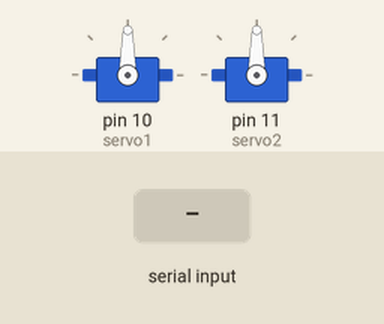
A sketch run on a simulated Arduino Uno, built with avr-gcc and run on an emulated ATmega328P. Shown: 2 × servo. Inputs (shaded band) come from the test bench.

Above: at 1.2 s.
1.3 s: "90,45\n" received over Serial
At 2.1 s:
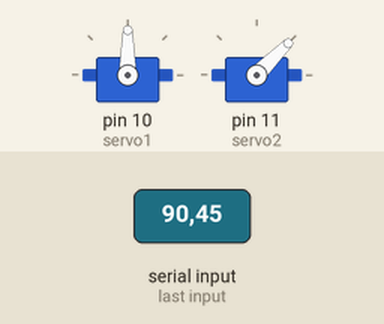
2.8 s: "30,150\n" received over Serial
At 3.3 s:
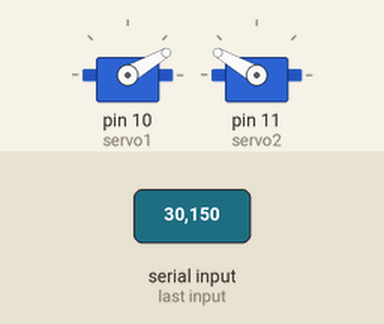
4.3 s: "1,90\n" received over Serial
At 5.5 s:
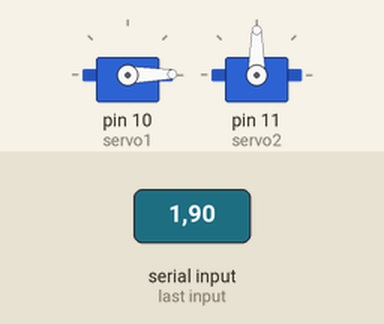
Timing chart, 0 to 7.3 s (numbered marks = the images above; inputs shaded):
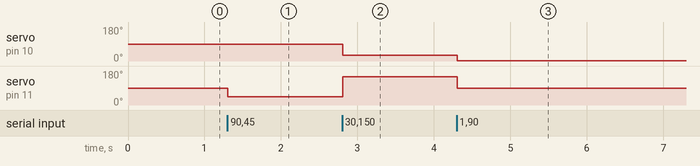

Measured:
- after the input at 1.3 s, servo on pin 11 (servo2): 90° → 45° at once
- after the input at 2.8 s, servo on pin 10 (servo1): 90° → 30° at once; servo on pin 11 (servo2): 45° → 150° at once
- after the input at 4.3 s, servo on pin 10 (servo1): 30° → 1° at once; servo on pin 11 (servo2): 150° → 90° at once

The sketch:

test2.ino
```cpp
#include <Servo.h>

Servo servo1;  // Left servo
Servo servo2;  // Right servo

void setup() {
  Serial.begin(9600);
  servo1.attach(10);  // Pin 9 for servo 1
  servo2.attach(11); // Pin 10 for servo 2
}

void loop() {
  if (Serial.available() > 0) {
    // Read the angles sent from the Python script
    String data = Serial.readStringUntil('\n');
    int commaIndex = data.indexOf(',');

    if (commaIndex > 0) {
      // Extract the two angles
      int left_servo_angle = data.substring(0, commaIndex).toInt();
      int right_servo_angle = data.substring(commaIndex + 1).toInt();

      // Move both servos to the synchronized angles
      servo1.write(left_servo_angle);
      servo2.write(right_servo_angle);
    }
  }
}
```
